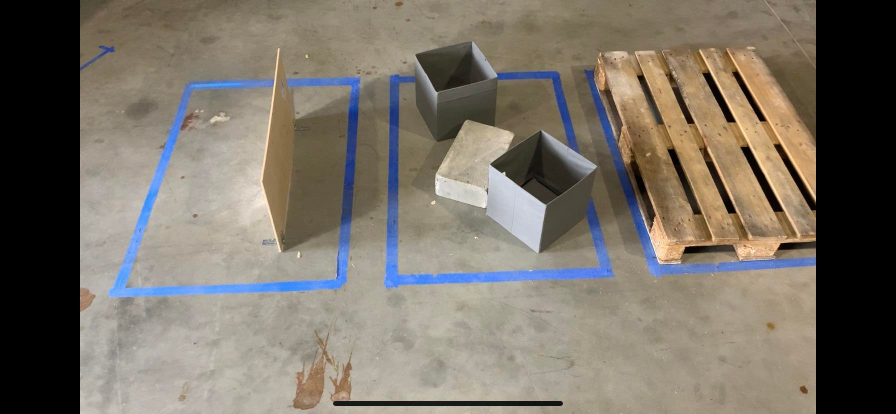
#> input picture 1.png, 1792 x 828 px, given in place of klip5.mp4, which was not available (shown at 1/2 size)
$ python ripo.py
#> lines starting #> are read from the running program, lines starting #| are printed output that depends on the picture; after the words box and inside, x2 and y2 are one past the last pixel; in counts of white or black regions, pixels touching at a corner belong together; pictures that were not available may be replaced by others from this repository, and a replacement may not be noted
import cv2
import numpy as np
import matplotlib.pyplot as plt

# Wczytanie obrazu
# image = cv2.imread('2.png')
cap = cv2.VideoCapture('klip5.mp4')
ret, frame = cap.read()
#> frame is the input picture: shape (828, 1792, 3); mean B, G, R 102.3, 113.2, 120.4
background_color = (150, 150, 150)

while True:
    # Konwersja do przestrzeni kolorów HSV
    hsv = cv2.cvtColor(frame, cv2.COLOR_BGR2HSV)
#> hsv: shape (828, 1792, 3); mean H, S, V 22.5, 49.9, 125.6

    gray_frame = cv2.cvtColor(frame, cv2.COLOR_BGR2GRAY)
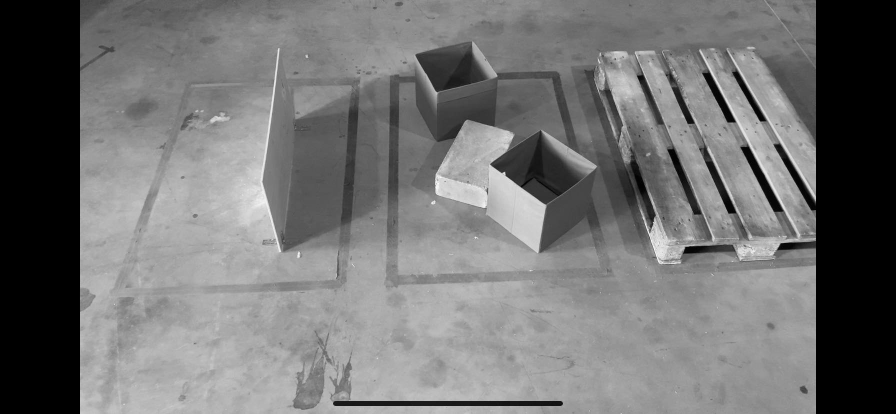
#> gray_frame: shape (828, 1792) (shown at 1/2 size); min 0, max 255, mean 114.1
    hist = cv2.calcHist([gray_frame], [0], None, [256], [0, 256])
#> hist = 256 values, max 263597 at index 0, min 1 at index 255, mean 5796
    # plt.plot(hist)
    # plt.show()
    ret, thresholded_image = cv2.threshold(gray_frame, 180, 255, cv2.THRESH_BINARY)
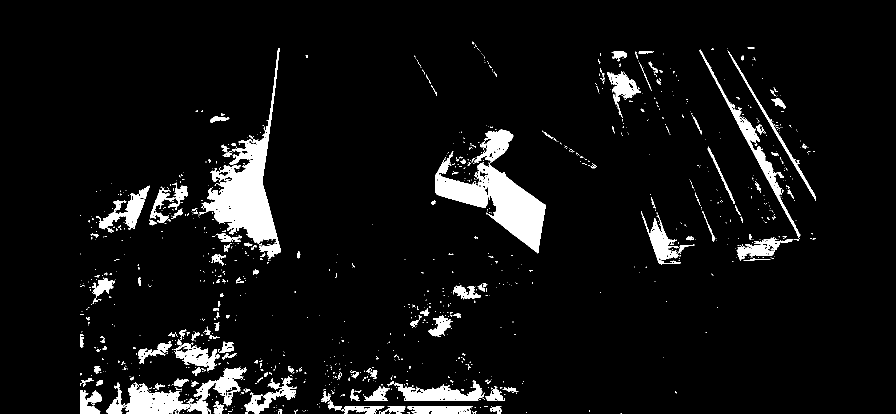
#> thresholded_image: shape (828, 1792) (shown at 1/2 size); 6.4% white; 1113 white regions (948 under 20 px), largest, box (x1, y1, x2, y2) and area: (870, 259, 1092, 507) 18599, (398, 96, 562, 519) 17944, (251, 734, 493, 828) 8275
    cv2.imshow('gray', thresholded_image)

    # Określenie zakresu koloru niebieskiego
    lower_blue = np.array([90, 50, 50])
    upper_blue = np.array([130, 255, 255])

    # Binaryzacja obrazu
    mask = cv2.inRange(hsv, lower_blue, upper_blue)
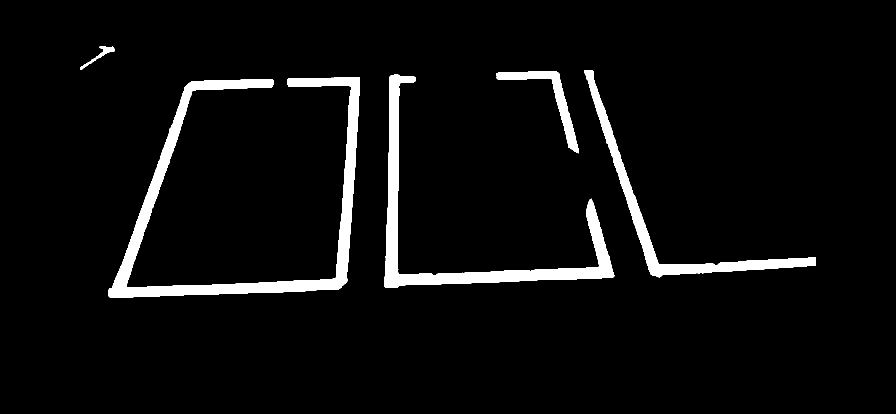
#> mask: shape (828, 1792) (shown at 1/2 size); 4.9% white; 5 white regions

    # Odkomentować, aby wyświetlić maskę
    # cv2.imshow('mask', mask)

    # Wykrycie konturów
    contours, hierarchy = cv2.findContours(mask, cv2.RETR_EXTERNAL, cv2.CHAIN_APPROX_SIMPLE)
#> contours = 5 contours; box (x1, y1, x2, y2) and area: (216, 154, 720, 596) 30198, (768, 149, 1229, 576) 20911, (1168, 140, 1632, 555) 12769, (992, 142, 1157, 307) 4252, (160, 92, 229, 140) 500

    # Odkomentować, aby wyświetlić kontury
    # cv2.drawContours(frame, contours, -1, (0, 255, 0), 2)
    # cv2.imshow('Contours', frame)

    # Iteracja przez wszystkie kontury i rysowanie prostokątów
    for contour in contours:
        x, y, w, h = cv2.boundingRect(contour)

        # Ograniczenia testowe
        if 150 < h < 800 and 650 > w > 350:
            disturbance_level = np.mean(thresholded_image[y:y + h, x:x + w]) / 255

            if disturbance_level > 0.01:  # Próg zakłóceń - możesz dostosować wartość według potrzeb
                # Prostokąt czerwony
                cv2.rectangle(frame, (x, y), (x + w, y + h), (0, 0, 255), 2)
                cv2.putText(frame, 'pole odkladcze', (x, y - 5), cv2.FONT_HERSHEY_SIMPLEX, 0.5, (0, 0, 255), 1)
            else:
                # Prostokąt zielony
                cv2.rectangle(frame, (x, y), (x + w, y + h), (0, 255, 0), 2)
                cv2.putText(frame, 'pole odkladcze', (x, y - 5), cv2.FONT_HERSHEY_SIMPLEX, 0.5, (0, 255, 0), 1)
#> this loop made 5 passes
#> (x, y, w, h, disturbance_level) on passes 1, 2, 4: (216, 154, 504, 442, 0.114), (768, 149, 461, 427, 0.101), (1168, 140, 464, 415, 0.0778)
#> (x, y, w, h) on passes 3, 5: (992, 142, 165, 165), (160, 92, 69, 48)
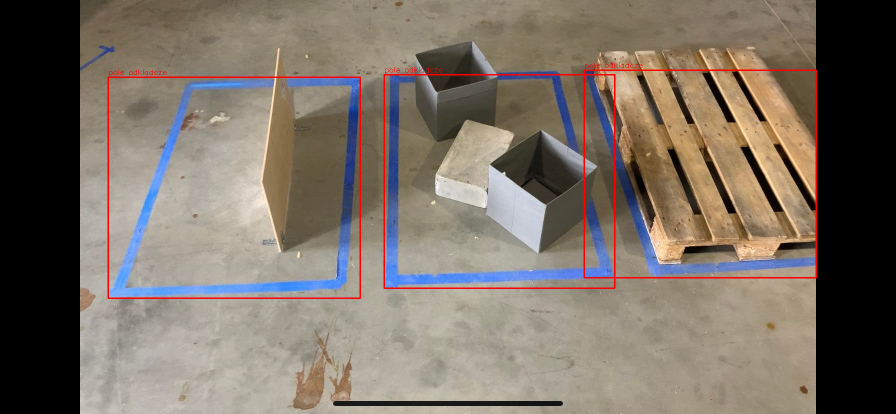
#> frame: shape (828, 1792, 3) (shown at 1/2 size); 1.15% of pixels changed, all inside (x1, y1, x2, y2) = (215, 125, 1634, 598)

    # Wyświetlenie wynikowego obrazu
    cv2.imshow("Wynik", frame)
    ret, frame = cap.read()
    if cv2.waitKey(1) & 0xFF == ord('q'):
#> (key q is pressed here)
        break

# Zwolnienie obiektu VideoCapture i zamknięcie okna wideo
cap.release()
cv2.destroyAllWindows()

$ run again, on 2.png
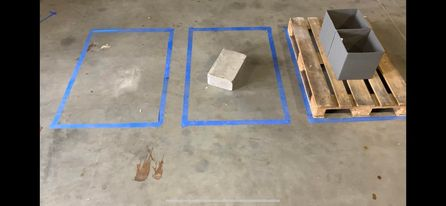
#> input picture 2.png, 446 x 206 px, given in place of klip5.mp4, which was not available
#> frame is the input picture: shape (206, 446, 3); mean B, G, R 109, 118.8, 126
#> hsv: shape (206, 446, 3); mean H, S, V 24.8, 50.8, 130.7
#> `gray_frame = cv2.cvtColor(frame, cv2.COLOR_BGR2GRAY)`:
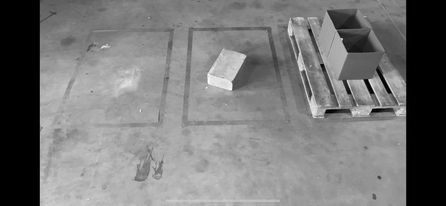
#> gray_frame: shape (206, 446); min 0, max 254, mean 119.9
#> hist = 256 values, max 14172 at index 0, min 0 at index 242, mean 358.9
#> thresholded_image: shape (206, 446); 8.1% white; 207 white regions (183 under 20 px), largest, box (x1, y1, x2, y2) and area: (40, 162, 136, 206) 2195, (147, 170, 280, 206) 1477, (205, 49, 246, 92) 947
#> `mask = cv2.inRange(hsv, lower_blue, upper_blue)`:
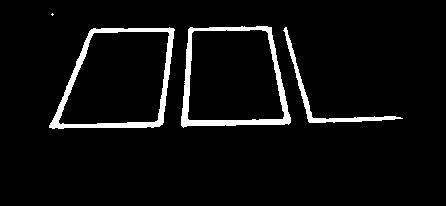
#> mask: shape (206, 446); 5.1% white; 4 white regions (1 under 20 px)
#> contours = 4 contours, 1 with area under 20; largest, box (x1, y1, x2, y2) and area: (49, 27, 175, 129) 9654, (181, 26, 291, 128) 9302, (283, 27, 403, 123) 610
#> the loop `for contour in contours:` made 4 passes
#> (x, y, w, h) on passes 1 to 3: (283, 27, 120, 96), (49, 27, 126, 102), (181, 26, 110, 102)
